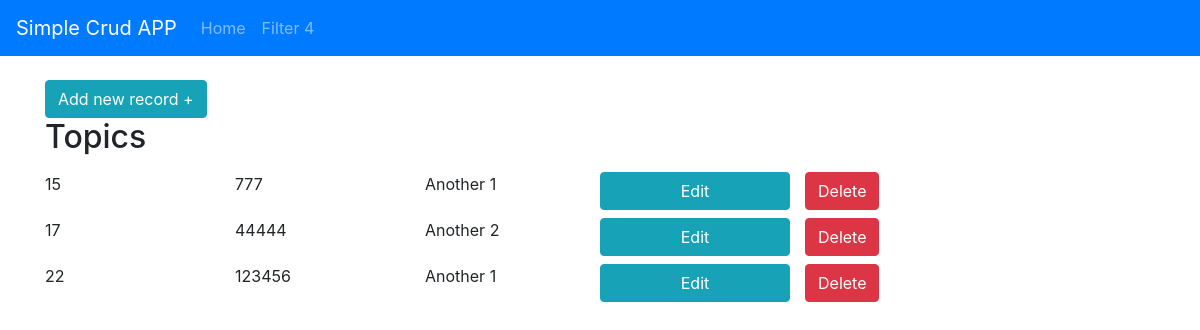
Page /home on the earlier database version.
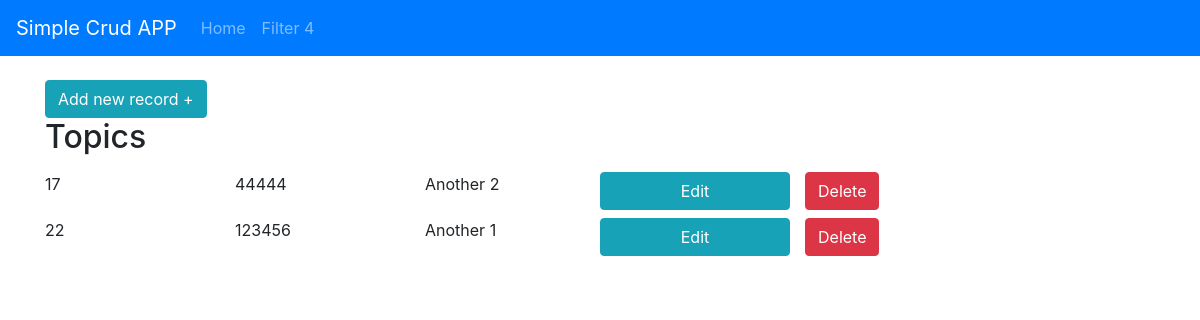
Same page on the later database version.
### main/models.py (models this page shows, shortened)
class Another(db.Model):
    id = db.Column(db.Integer(), unique=True, nullable=False, primary_key=True)
    title = db.Column(db.String(80), nullable=False )
    grouping = db.Column(db.Integer(), nullable=False )

### main/routes.py (the view)
@main.route("/")
@main.route("/home")
def home():
    another = Another.query.all()
    return render_template('home.html', another=another)

### main/templates/home.html
{% extends 'base.html' %}
{% block content %}
  <a class="btn btn-info" href="{{ url_for('main.new') }}">Add new record +</a>
  <h2>Topics</h2>
  <div>
    {% for entry in another %}
      <div class="row pt-2 content-section">
        <div class="col-2">
          {{entry.id}}
        </div>
        <div class="col-2">
          {{entry.grouping}}
        </div>
        <div class="col-2">
        {{entry.title}}
        </div>
        <a class="btn btn-info col-2" href="{{ url_for('main.update', id=entry.id) }}">Edit</a>
        <form  class="col-3" action="{{ url_for('main.delete', id=entry.id) }}" method="POST">
          <input class="btn btn-danger" type="submit" value="Delete">
        </form>
      </div>
      {% endfor %}
  </div>
{% endblock %}

Differences in the rows shown:
removed Another: id "15", grouping "777", title "Another 1"
